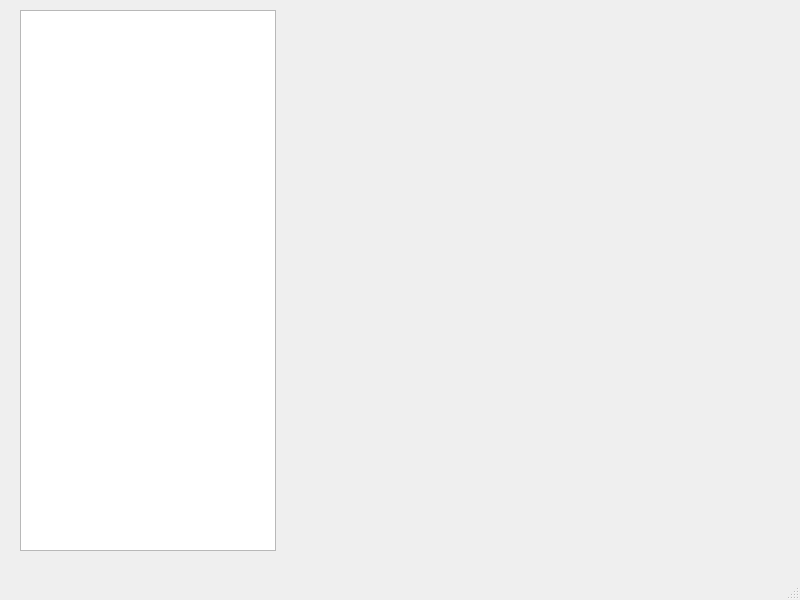
<?xml version="1.0" encoding="UTF-8"?>
<ui version="4.0">
 <class>MainWindow</class>
 <widget class="QMainWindow" name="MainWindow">
  <property name="geometry">
   <rect>
    <x>0</x>
    <y>0</y>
    <width>800</width>
    <height>600</height>
   </rect>
  </property>
  <property name="windowTitle">
   <string>MainWindow</string>
  </property>
  <widget class="QWidget" name="centralwidget">
   <widget class="QListWidget" name="listWidget">
    <property name="geometry">
     <rect>
      <x>20</x>
      <y>10</y>
      <width>256</width>
      <height>541</height>
     </rect>
    </property>
   </widget>
  </widget>
  <widget class="QMenuBar" name="menubar">
   <property name="geometry">
    <rect>
     <x>0</x>
     <y>0</y>
     <width>800</width>
     <height>20</height>
    </rect>
   </property>
  </widget>
  <widget class="QStatusBar" name="statusbar"/>
 </widget>
 <resources/>
 <connections/>
</ui>
